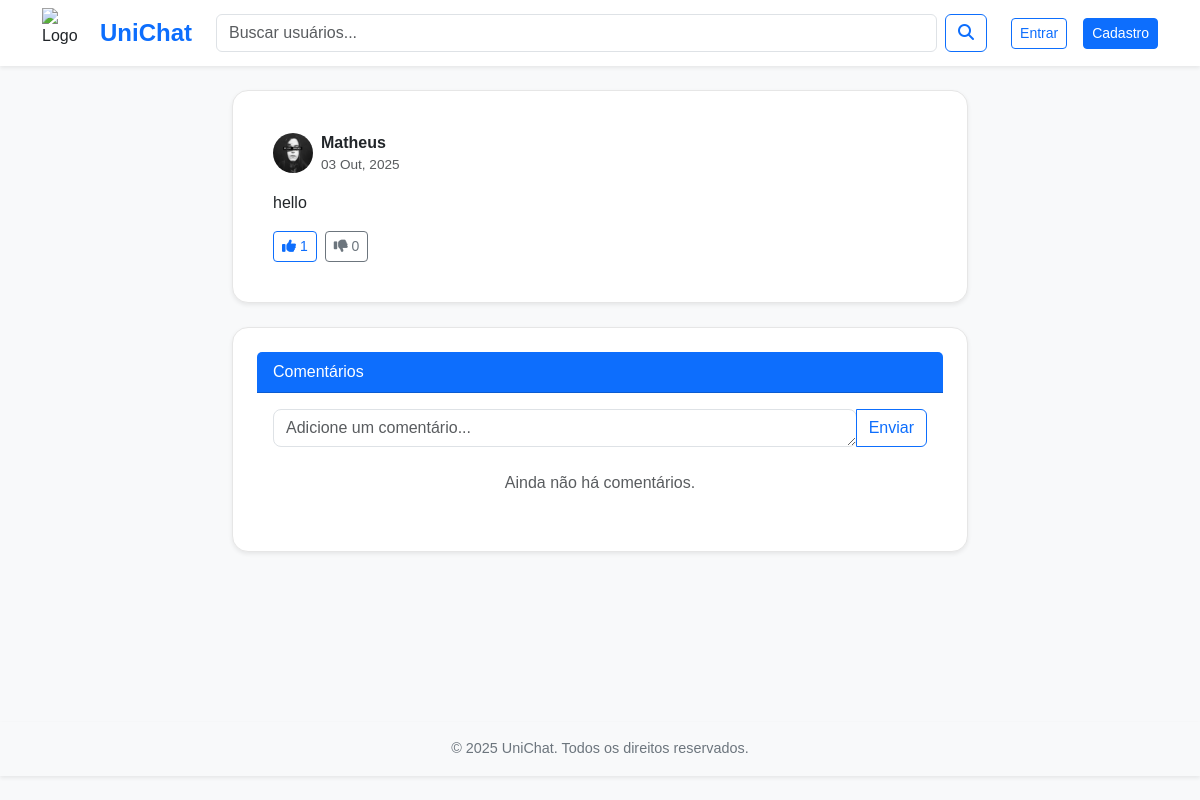
The page /posts/14/ on the database its author committed.
### posts/models.py (models this page shows, shortened)
class Post(models.Model):
    author = models.ForeignKey(User, on_delete=models.CASCADE)
    content = models.TextField()
    image = models.ImageField(upload_to='posts/', blank=True, null=True)
    created_at = models.DateTimeField(auto_now_add=True)
    @property
    def likes_count(self):
        return self.votes.filter(vote_type='like').count()
    @property
    def dislikes_count(self):
        return self.votes.filter(vote_type='dislike').count()

### users/models.py (models this page shows, shortened)
class Profile(models.Model):
    user = models.OneToOneField('auth.User', on_delete=models.CASCADE)
    bio = models.TextField(blank=True)
    avatar = models.ImageField(upload_to='avatars/', blank=True, null=True)
    date_of_birth = models.DateField(null=True, blank=True)
    location = models.CharField(max_length=100, blank=True)
    website = models.URLField(max_length=200, blank=True)
    course = models.ManyToManyField(Course, related_name='students', blank=True)
    following = models.ManyToManyField(User, related_name='followers', symmetrical=False, blank=True)
    is_teacher = models.BooleanField(default=False)

### posts/views.py (the view)
# urls.py: path('<int:post_id>/', views.post_detail, name='post_detail'),
def post_detail(request, post_id):
    post = get_object_or_404(Post, id=post_id)
    context = {
        'post': post,
    }
    return render(request, 'posts/post_detail.html', context)

### posts/templates/posts/post_detail.html (shortened to what this page needs)
{% extends 'base.html' %}
{% load static %}
{% block content %}
<div class="row justify-content-center">
    <div class="col-lg-8">
        <div class="card shadow-sm mb-4">
            <div class="card-body">
                <div class="d-flex align-items-center mb-3">
                    <img src="{% if post.author.profile.avatar %}{{ post.author.profile.avatar.url }}{% else %}{% static 'img/default_profile.png' %}{% endif %}" alt="Foto de Perfil" width="40" height="40" class="rounded-circle me-2">
                    <div>
                        <a href="{% url 'profile' username=post.author.username %}" class="fw-bold text-dark text-decoration-none">{{ post.author.username }}</a>
                        <span class="text-muted d-block" style="font-size: 0.85em;">{{ post.created_at|date:"d M, Y" }}</span>
                    </div>
                </div>
                <p class="card-text">{{ post.content }}</p>
                <div class="d-flex align-items-center">
                    <button class="btn btn-sm btn-outline-primary me-2" onclick="votePost({{ post.id }}, 'like')">
                        <i class="fas fa-thumbs-up"></i> <span id="likes-count-{{ post.id }}">{{ post.likes_count }}</span>
                    </button>
                    <button class="btn btn-sm btn-outline-secondary" onclick="votePost({{ post.id }}, 'dislike')">
                        <i class="fas fa-thumbs-down"></i> <span id="dislikes-count-{{ post.id }}">{{ post.dislikes_count }}</span>
                    </button>
                </div>
            </div>
        </div>
        <div class="card shadow-sm">
            <div class="card-header bg-primary text-white">
                Comentários
            </div>
            <div class="card-body">
                <form action="{% url 'posts:add_comment_to_post' post_id=post.id %}" method="post" class="mb-4">
                    <div class="input-group">
                        <textarea name="text" class="form-control" placeholder="Adicione um comentário..." rows="1" required></textarea>
                        <button class="btn btn-outline-primary" type="submit">Enviar</button>
                    </div>
                </form>
                <ul class="list-unstyled">
                    {% for comment in post.comment_set.all %}
                    <li class="mb-3 border-bottom pb-2">
                        <div class="d-flex align-items-start">
                            <img src="{% if comment.author.profile.avatar %}{{ comment.author.profile.avatar.url }}{% else %}{% static 'img/default_profile.png' %}{% endif %}" alt="Avatar" width="30" height="30" class="rounded-circle me-2">
                            <div>
                                <strong class="text-dark">{{ comment.author.username }}</strong>
                                <small class="text-muted d-block">{{ comment.created_at|date:"d M, Y H:i" }}</small>
                                <p class="mb-1">{{ comment.text }}</p>
                            </div>
                        </div>
                        {% if comment.reply_set.all %}
                        <div class="ms-4 mt-2">
                            {% for reply in comment.reply_set.all %}
                            <div class="d-flex align-items-start mb-2">
                                <img src="{% if reply.author.profile.avatar %}{{ reply.author.profile.avatar.url }}{% else %}{% static 'img/default_profile.png' %}{% endif %}" alt="Avatar" width="25" height="25" class="rounded-circle me-2">
                                <div>
                                    <strong class="text-dark">{{ reply.author.username }}</strong>
                                    <small class="text-muted d-block">{{ reply.created_at|date:"d M, Y H:i" }}</small>
                                    <p class="mb-0">{{ reply.text }}</p>
                                </div>
                            </div>
                            {% endfor %}
                        </div>
                        {% endif %}
                    </li>
                    {% empty %}
                    <p class="text-center text-muted">Ainda não há comentários.</p>
                    {% endfor %}
                </ul>
            </div>
        </div>
    </div>
</div>
{% endblock %}

### core/static/chat.css (style rules this page uses)
:root { --cor-primaria: #0a4ebd; --cor-primaria-hover: #083d9b; --cor-fundo: #f0f2f5; --cor-fundo-form: #ffffff; --cor-fundo-ponto: rgba(0, 0, 0, 0.08); }

### core/static/base.css (style rules this page uses)
body { background-color: #f8f9fa; font-family: 'Arial', sans-serif; color: #212529; }
.btn-outline-primary { color: #0d6efd; border-color: #0d6efd; }
.input-group .form-control { border-radius: 0 0.375rem 0.375rem 0; }
.card { border-radius: 16px; background: #ffffff; border: 1px solid #e6e6e6; padding: 1.5rem; }
form input, form select, form textarea { border-radius: 8px !important; }

### rows shown on the page
Post: author.avatar (picture), author.username "Matheus", created_at "03 Out, 2025", content "hello", likes_count "1", dislikes_count "0"
